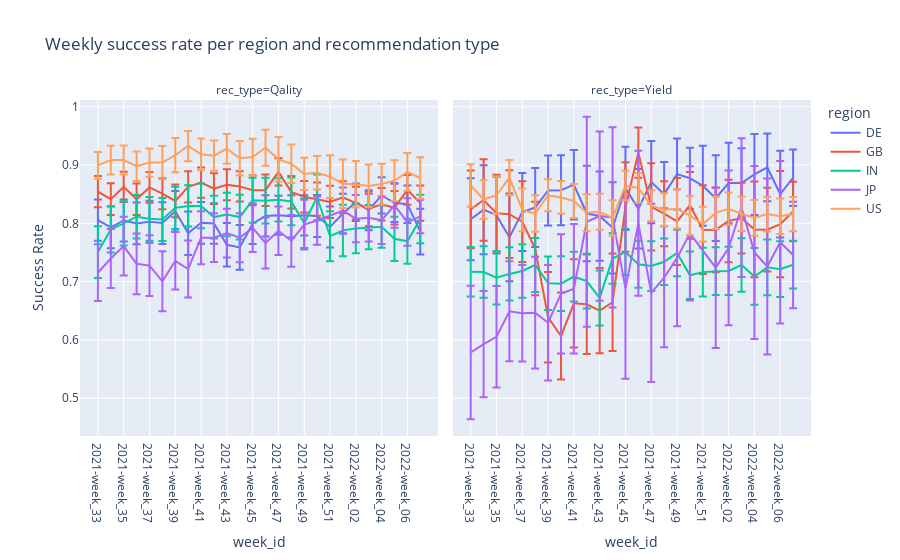

Here is the notebook cell this chart was saved with:
### Code cell
fig = px.line(res23, x='week_id',y='succ_mean', error_y='ci_succ_range', color='region', facet_col='rec_type',
        title='Weekly success rate per region and recommendation type')
fig.update_layout(xaxis_title='week_id', yaxis_title='Success Rate')
fig.show()

### Figure 1 — Plotly figure (JSON) as saved in the notebook; plotly's stock layout.template omitted (floating-point values rounded to 4 significant figures)
{"data": [{"error_y": {"array": [0.0355, 0.0358, 0.0361, 0.0358, 0.0359, 0.0358, 0.0346, 0.0373, 0.0359, 0.0346, 0.0373, 0.0383, 0.0348, 0.0354, 0.0336, 0.0364, 0.0345, 0.0361, 0.0352, 0.0337, 0.0322, 0.0345, 0.0312, 0.0329, 0.0322, 0.0392]}, "hovertemplate": "region=DE<br>rec_type=Qality<br>week_id=%{x}<br>succ_mean=%{y}<extra></extra>", "legendgroup": "DE", "line": {"color": "#636efa", "dash": "solid"}, "marker": {"symbol": "circle"}, "mode": "lines", "name": "DE", "orientation": "v", "showlegend": true, "type": "scatter", "x": ["2021-week_33", "2021-week_34", "2021-week_35", "2021-week_36", "2021-week_37", "2021-week_38", "2021-week_39", "2021-week_40", "2021-week_41", "2021-week_42", "2021-week_43", "2021-week_44", "2021-week_45", "2021-week_46", "2021-week_47", "2021-week_48", "2021-week_49", "2021-week_50", "2021-week_51", "2022-week_01", "2022-week_02", "2022-week_03", "2022-week_04", "2022-week_05", "2022-week_06", "2022-week_52"], "xaxis": "x", "y": [0.8056, 0.7929, 0.8049, 0.7998, 0.8026, 0.8005, 0.8207, 0.7829, 0.8008, 0.7997, 0.7633, 0.7587, 0.7993, 0.8127, 0.8138, 0.812, 0.8138, 0.8125, 0.7938, 0.8169, 0.8362, 0.8224, 0.8479, 0.8351, 0.8328, 0.7858], "yaxis": "y"}, {"error_y": {"array": [0.0702, 0.0763, 0.0656, 0.0752, 0.0669, 0.0678, 0.0602, 0.06, 0.0597, 0.0819, 0.0766, 0.0783, 0.0714, 0.068, 0.0706, 0.0551, 0.0609, 0.0524, 0.0686, 0.0736, 0.0691, 0.0594, 0.0696, 0.0582, 0.0744, 0.0483]}, "hovertemplate": "region=DE<br>rec_type=Yield<br>week_id=%{x}<br>succ_mean=%{y}<extra></extra>", "legendgroup": "DE", "line": {"color": "#636efa", "dash": "solid"}, "marker": {"symbol": "circle"}, "mode": "lines", "name": "DE", "orientation": "v", "showlegend": false, "type": "scatter", "x": ["2021-week_33", "2021-week_34", "2021-week_35", "2021-week_36", "2021-week_37", "2021-week_38", "2021-week_39", "2021-week_40", "2021-week_41", "2021-week_42", "2021-week_43", "2021-week_44", "2021-week_45", "2021-week_46", "2021-week_47", "2021-week_48", "2021-week_49", "2021-week_50", "2021-week_51", "2022-week_01", "2022-week_02", "2022-week_03", "2022-week_04", "2022-week_05", "2022-week_06", "2022-week_52"], "xaxis": "x2", "y": [0.807, 0.8234, 0.814, 0.7759, 0.8193, 0.8271, 0.8563, 0.8569, 0.8663, 0.8169, 0.8125, 0.7923, 0.8599, 0.825, 0.8707, 0.8501, 0.8844, 0.8773, 0.8646, 0.8431, 0.8692, 0.8692, 0.8838, 0.896, 0.8503, 0.8782], "yaxis": "y2"}, {"error_y": {"array": [0.0267, 0.0272, 0.0261, 0.0271, 0.0262, 0.0266, 0.0282, 0.0267, 0.0259, 0.0263, 0.0265, 0.0259, 0.0257, 0.027, 0.0233, 0.0279, 0.027, 0.0284, 0.0276, 0.0273, 0.028, 0.0297, 0.0277, 0.0287, 0.0255, 0.0303]}, "hovertemplate": "region=GB<br>rec_type=Qality<br>week_id=%{x}<br>succ_mean=%{y}<extra></extra>", "legendgroup": "GB", "line": {"color": "#EF553B", "dash": "solid"}, "marker": {"symbol": "circle"}, "mode": "lines", "name": "GB", "orientation": "v", "showlegend": true, "type": "scatter", "x": ["2021-week_33", "2021-week_34", "2021-week_35", "2021-week_36", "2021-week_37", "2021-week_38", "2021-week_39", "2021-week_40", "2021-week_41", "2021-week_42", "2021-week_43", "2021-week_44", "2021-week_45", "2021-week_46", "2021-week_47", "2021-week_48", "2021-week_49", "2021-week_50", "2021-week_51", "2022-week_01", "2022-week_02", "2022-week_03", "2022-week_04", "2022-week_05", "2022-week_06", "2022-week_52"], "xaxis": "x", "y": [0.8545, 0.8414, 0.8626, 0.8412, 0.8616, 0.8508, 0.8385, 0.8626, 0.8698, 0.8595, 0.8662, 0.8633, 0.8568, 0.8569, 0.8884, 0.8535, 0.8455, 0.8416, 0.8368, 0.8447, 0.8346, 0.8246, 0.8327, 0.8266, 0.8573, 0.8348], "yaxis": "y"}, {"error_y": {"array": [0.0668, 0.0698, 0.0658, 0.0754, 0.0693, 0.0802, 0.0777, 0.0748, 0.0758, 0.0853, 0.0732, 0.0835, 0.0768, 0.0432, 0.075, 0.0558, 0.0746, 0.0572, 0.0762, 0.0726, 0.0707, 0.0605, 0.0821, 0.0717, 0.0912, 0.051]}, "hovertemplate": "region=GB<br>rec_type=Yield<br>week_id=%{x}<br>succ_mean=%{y}<extra></extra>", "legendgroup": "GB", "line": {"color": "#EF553B", "dash": "solid"}, "marker": {"symbol": "circle"}, "mode": "lines", "name": "GB", "orientation": "v", "showlegend": false, "type": "scatter", "x": ["2021-week_33", "2021-week_34", "2021-week_35", "2021-week_36", "2021-week_37", "2021-week_38", "2021-week_39", "2021-week_40", "2021-week_41", "2021-week_42", "2021-week_43", "2021-week_44", "2021-week_45", "2021-week_46", "2021-week_47", "2021-week_48", "2021-week_49", "2021-week_50", "2021-week_51", "2022-week_01", "2022-week_02", "2022-week_03", "2022-week_04", "2022-week_05", "2022-week_06", "2022-week_52"], "xaxis": "x2", "y": [0.824, 0.84, 0.8173, 0.8157, 0.8028, 0.7568, 0.6388, 0.6067, 0.6628, 0.6611, 0.6503, 0.6646, 0.828, 0.9213, 0.8282, 0.8165, 0.8032, 0.8308, 0.7891, 0.7885, 0.8041, 0.8089, 0.7895, 0.7892, 0.7987, 0.8202], "yaxis": "y2"}, {"error_y": {"array": [0.0444, 0.0398, 0.038, 0.0372, 0.0375, 0.037, 0.0363, 0.0355, 0.0384, 0.0368, 0.0374, 0.0384, 0.0386, 0.0392, 0.0371, 0.041, 0.0423, 0.0392, 0.0429, 0.044, 0.0428, 0.0379, 0.0363, 0.038, 0.0386, 0.0417]}, "hovertemplate": "region=IN<br>rec_type=Qality<br>week_id=%{x}<br>succ_mean=%{y}<extra></extra>", "legendgroup": "IN", "line": {"color": "#00cc96", "dash": "solid"}, "marker": {"symbol": "circle"}, "mode": "lines", "name": "IN", "orientation": "v", "showlegend": true, "type": "scatter", "x": ["2021-week_33", "2021-week_34", "2021-week_35", "2021-week_36", "2021-week_37", "2021-week_38", "2021-week_39", "2021-week_40", "2021-week_41", "2021-week_42", "2021-week_43", "2021-week_44", "2021-week_45", "2021-week_46", "2021-week_47", "2021-week_48", "2021-week_49", "2021-week_50", "2021-week_51", "2022-week_01", "2022-week_02", "2022-week_03", "2022-week_04", "2022-week_05", "2022-week_06", "2022-week_52"], "xaxis": "x", "y": [0.7507, 0.7896, 0.8, 0.8113, 0.8078, 0.8065, 0.8266, 0.8298, 0.8298, 0.8107, 0.8151, 0.8107, 0.8397, 0.8389, 0.8402, 0.8376, 0.8001, 0.8446, 0.7779, 0.7877, 0.7913, 0.7934, 0.7943, 0.7735, 0.7692, 0.8074], "yaxis": "y"}, {"error_y": {"array": [0.0424, 0.0441, 0.0459, 0.0455, 0.0457, 0.0463, 0.0459, 0.047, 0.0427, 0.0469, 0.0472, 0.0435, 0.0399, 0.0402, 0.0426, 0.0397, 0.0398, 0.0409, 0.042, 0.041, 0.0414, 0.0457, 0.0487, 0.0479, 0.0477, 0.0409]}, "hovertemplate": "region=IN<br>rec_type=Yield<br>week_id=%{x}<br>succ_mean=%{y}<extra></extra>", "legendgroup": "IN", "line": {"color": "#00cc96", "dash": "solid"}, "marker": {"symbol": "circle"}, "mode": "lines", "name": "IN", "orientation": "v", "showlegend": false, "type": "scatter", "x": ["2021-week_33", "2021-week_34", "2021-week_35", "2021-week_36", "2021-week_37", "2021-week_38", "2021-week_39", "2021-week_40", "2021-week_41", "2021-week_42", "2021-week_43", "2021-week_44", "2021-week_45", "2021-week_46", "2021-week_47", "2021-week_48", "2021-week_49", "2021-week_50", "2021-week_51", "2022-week_01", "2022-week_02", "2022-week_03", "2022-week_04", "2022-week_05", "2022-week_06", "2022-week_52"], "xaxis": "x2", "y": [0.7171, 0.7164, 0.7067, 0.7132, 0.7182, 0.7285, 0.6974, 0.6964, 0.7085, 0.701, 0.6719, 0.7397, 0.751, 0.7299, 0.7267, 0.7341, 0.7492, 0.7109, 0.7163, 0.718, 0.7183, 0.7285, 0.7088, 0.7244, 0.7214, 0.729], "yaxis": "y2"}, {"error_y": {"array": [0.0487, 0.0507, 0.0505, 0.0521, 0.0519, 0.0516, 0.0494, 0.0488, 0.0454, 0.0419, 0.0419, 0.0421, 0.0412, 0.0439, 0.0417, 0.0443, 0.0427, 0.0414, 0.0396, 0.0405, 0.0408, 0.0407, 0.0383, 0.0408, 0.0288]}, "hovertemplate": "region=JP<br>rec_type=Qality<br>week_id=%{x}<br>succ_mean=%{y}<extra></extra>", "legendgroup": "JP", "line": {"color": "#ab63fa", "dash": "solid"}, "marker": {"symbol": "circle"}, "mode": "lines", "name": "JP", "orientation": "v", "showlegend": true, "type": "scatter", "x": ["2021-week_33", "2021-week_34", "2021-week_35", "2021-week_36", "2021-week_37", "2021-week_38", "2021-week_39", "2021-week_40", "2021-week_41", "2021-week_42", "2021-week_43", "2021-week_44", "2021-week_45", "2021-week_46", "2021-week_47", "2021-week_48", "2021-week_49", "2021-week_50", "2022-week_01", "2022-week_02", "2022-week_03", "2022-week_04", "2022-week_05", "2022-week_06", "2022-week_52"], "xaxis": "x", "y": [0.7153, 0.7396, 0.7609, 0.7305, 0.7274, 0.7006, 0.7357, 0.7217, 0.7753, 0.7754, 0.7833, 0.7753, 0.7922, 0.7663, 0.7873, 0.7698, 0.7979, 0.8048, 0.8217, 0.808, 0.8094, 0.8054, 0.8307, 0.8022, 0.8118], "yaxis": "y"}, {"error_y": {"array": [0.1144, 0.0912, 0.0872, 0.0859, 0.0828, 0.0957, 0.099, 0.1023, 0.1109, 0.1801, 0.1452, 0.1546, 0.1551, 0.1244, 0.1529, 0.1193, 0.1171, 0.1151, 0.1377, 0.1327, 0.1191, 0.1484, 0.151, 0.1394, 0.0914]}, "hovertemplate": "region=JP<br>rec_type=Yield<br>week_id=%{x}<br>succ_mean=%{y}<extra></extra>", "legendgroup": "JP", "line": {"color": "#ab63fa", "dash": "solid"}, "marker": {"symbol": "circle"}, "mode": "lines", "name": "JP", "orientation": "v", "showlegend": false, "type": "scatter", "x": ["2021-week_33", "2021-week_34", "2021-week_35", "2021-week_36", "2021-week_37", "2021-week_38", "2021-week_39", "2021-week_40", "2021-week_41", "2021-week_42", "2021-week_43", "2021-week_44", "2021-week_45", "2021-week_46", "2021-week_47", "2021-week_48", "2021-week_49", "2021-week_50", "2022-week_01", "2022-week_02", "2022-week_03", "2022-week_04", "2022-week_05", "2022-week_06", "2022-week_52"], "xaxis": "x2", "y": [0.5784, 0.5928, 0.6054, 0.6492, 0.6459, 0.6468, 0.6294, 0.6791, 0.6877, 0.8026, 0.8125, 0.81, 0.6884, 0.8, 0.6806, 0.7067, 0.7407, 0.7828, 0.7239, 0.7578, 0.8269, 0.75, 0.7259, 0.7676, 0.7457], "yaxis": "y2"}, {"error_y": {"array": [0.023, 0.0246, 0.025, 0.0254, 0.0241, 0.0285, 0.0295, 0.026, 0.0272, 0.026, 0.0255, 0.0295, 0.0314, 0.031, 0.0382, 0.0331, 0.0276, 0.0287, 0.0367, 0.0416, 0.04, 0.0366, 0.0349, 0.035, 0.0323, 0.0356]}, "hovertemplate": "region=US<br>rec_type=Qality<br>week_id=%{x}<br>succ_mean=%{y}<extra></extra>", "legendgroup": "US", "line": {"color": "#FFA15A", "dash": "solid"}, "marker": {"symbol": "circle"}, "mode": "lines", "name": "US", "orientation": "v", "showlegend": true, "type": "scatter", "x": ["2021-week_33", "2021-week_34", "2021-week_35", "2021-week_36", "2021-week_37", "2021-week_38", "2021-week_39", "2021-week_40", "2021-week_41", "2021-week_42", "2021-week_43", "2021-week_44", "2021-week_45", "2021-week_46", "2021-week_47", "2021-week_48", "2021-week_49", "2021-week_50", "2021-week_51", "2022-week_01", "2022-week_02", "2022-week_03", "2022-week_04", "2022-week_05", "2022-week_06", "2022-week_52"], "xaxis": "x", "y": [0.8995, 0.9085, 0.9086, 0.898, 0.9042, 0.9042, 0.917, 0.9326, 0.9183, 0.916, 0.9278, 0.9115, 0.9136, 0.9296, 0.9097, 0.9022, 0.8847, 0.8869, 0.88, 0.8679, 0.8671, 0.8641, 0.8674, 0.8731, 0.8884, 0.8776], "yaxis": "y"}, {"error_y": {"array": [0.0365, 0.033, 0.032, 0.0302, 0.0366, 0.0313, 0.0273, 0.0281, 0.0292, 0.0318, 0.0307, 0.0304, 0.0255, 0.025, 0.0263, 0.0284, 0.0337, 0.0331, 0.0298, 0.0277, 0.0276, 0.0296, 0.0305, 0.0298, 0.0305, 0.0293]}, "hovertemplate": "region=US<br>rec_type=Yield<br>week_id=%{x}<br>succ_mean=%{y}<extra></extra>", "legendgroup": "US", "line": {"color": "#FFA15A", "dash": "solid"}, "marker": {"symbol": "circle"}, "mode": "lines", "name": "US", "orientation": "v", "showlegend": false, "type": "scatter", "x": ["2021-week_33", "2021-week_34", "2021-week_35", "2021-week_36", "2021-week_37", "2021-week_38", "2021-week_39", "2021-week_40", "2021-week_41", "2021-week_42", "2021-week_43", "2021-week_44", "2021-week_45", "2021-week_46", "2021-week_47", "2021-week_48", "2021-week_49", "2021-week_50", "2021-week_51", "2022-week_01", "2022-week_02", "2022-week_03", "2022-week_04", "2022-week_05", "2022-week_06", "2022-week_52"], "xaxis": "x2", "y": [0.865, 0.8408, 0.8481, 0.8785, 0.8232, 0.8167, 0.8481, 0.8443, 0.8383, 0.8182, 0.8199, 0.8093, 0.8646, 0.8607, 0.8304, 0.8233, 0.8249, 0.8133, 0.7984, 0.8179, 0.8251, 0.8165, 0.8094, 0.816, 0.8121, 0.8159], "yaxis": "y2"}], "layout": {"annotations": [{"font": {}, "showarrow": false, "text": "rec_type=Qality", "x": 0.245, "xanchor": "center", "xref": "paper", "y": 1, "yanchor": "bottom", "yref": "paper"}, {"font": {}, "showarrow": false, "text": "rec_type=Yield", "x": 0.755, "xanchor": "center", "xref": "paper", "y": 1, "yanchor": "bottom", "yref": "paper"}], "autosize": true, "legend": {"title": {"text": "region"}, "tracegroupgap": 0}, "title": {"text": "Weekly success rate per region and recommendation type"}, "xaxis": {"anchor": "y", "autorange": true, "domain": [0, 0.49], "range": [-1.389, 26.39], "title": {"text": "week_id"}, "type": "category"}, "xaxis2": {"anchor": "y2", "autorange": true, "domain": [0.51, 1], "matches": "x", "range": [-1.389, 26.39], "title": {"text": "week_id"}, "type": "category"}, "yaxis": {"anchor": "x", "autorange": true, "domain": [0, 1], "range": [0.4352, 1.012], "title": {"text": "Success Rate"}, "type": "linear"}, "yaxis2": {"anchor": "x2", "autorange": true, "domain": [0, 1], "matches": "y", "range": [0.4352, 1.012], "showticklabels": false, "type": "linear"}}}
